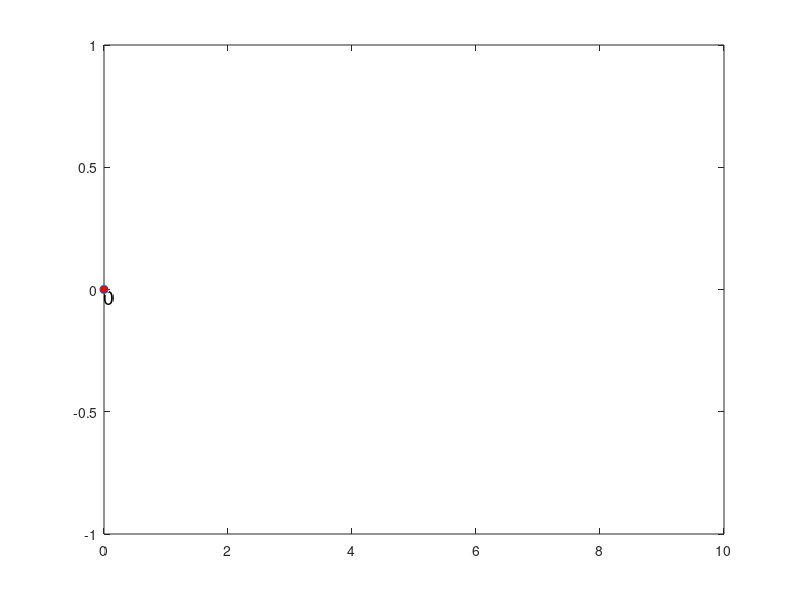

Recreate this plot in MATLAB. (Note: this script raises an error after producing the figure.)
x = linspace(0, 10, 1000);
y = sin(x);
plot(x,y)
axis manual
ax = gca; % returns handle to the current axis in the current figure
h = hgtransform('Parent', ax);
plot(x(1), y(1), 'o', 'MarkerFaceColor','red', 'Parent', h);
t = text(x(1), y(1), num2str(y(1)), 'VerticalAlignment', 'top', ...
    'FontSize', 14, 'Parent', h);

for k = 2:length(x)
    h.Matrix = makehgtform('translate', x(k) - x(1), y(k) - y(1), 0);
    t.String = num2str(y(k));
    drawnow
end